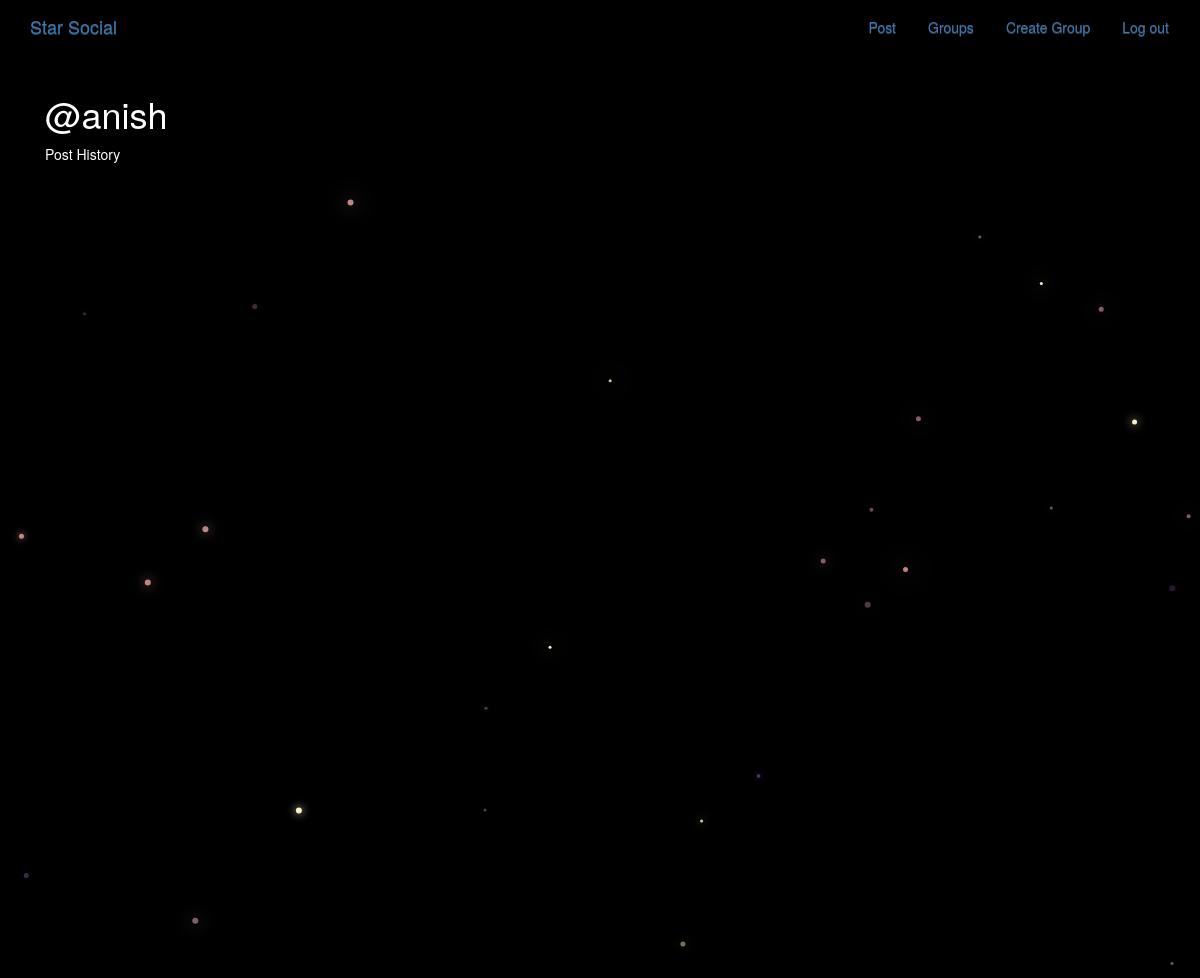
/posts/by/anish/ (signed in), run on an earlier commit of the app's database.
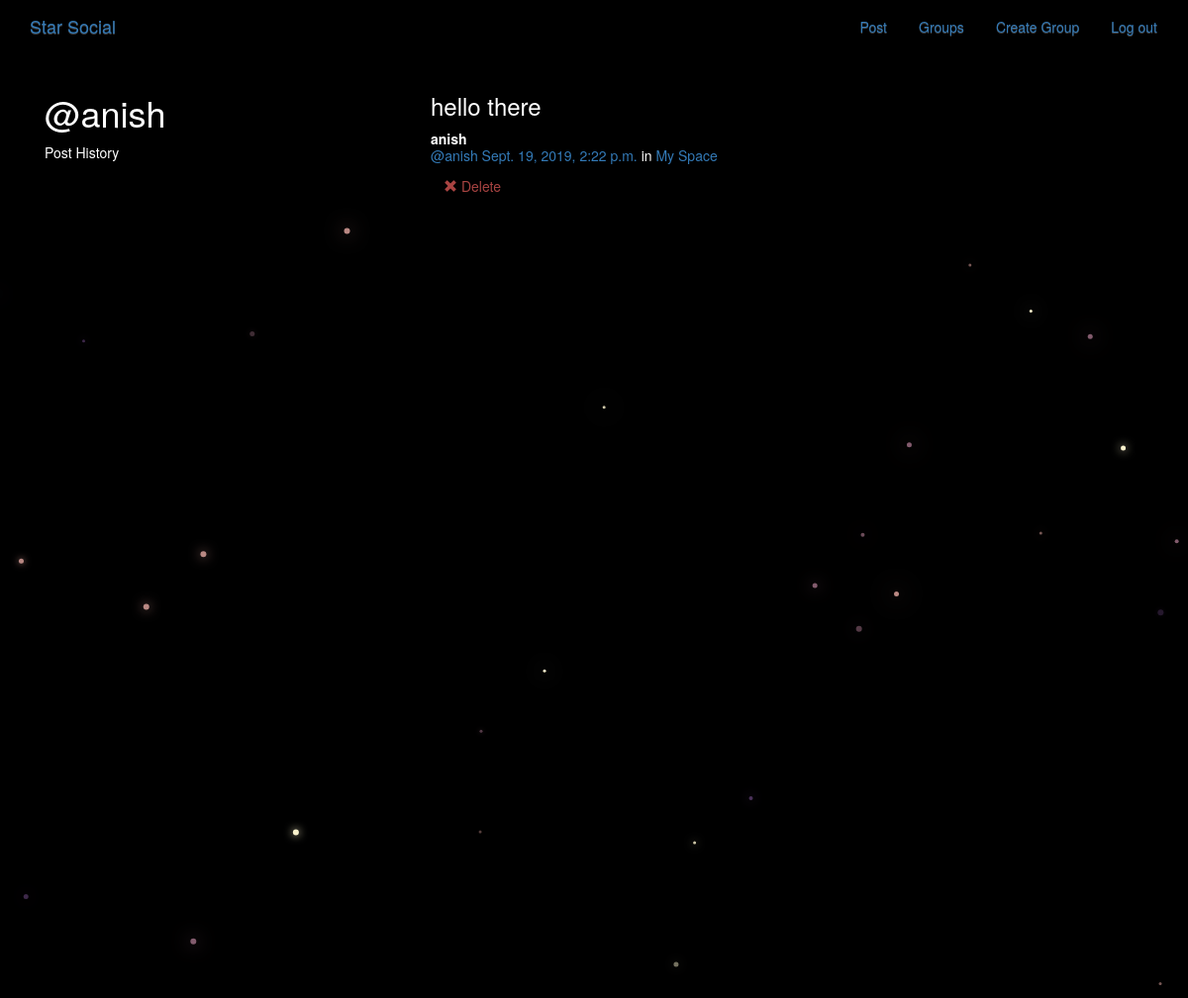
And on a later commit of the database.
### posts/models.py (models this page shows, shortened)
class Post(models.Model):
    user = models.ForeignKey(User, related_name="posts",on_delete=models.CASCADE)
    created_at = models.DateTimeField(auto_now=True)
    message = models.TextField()
    message_html = models.TextField(editable=False)
    group = models.ForeignKey(Group, related_name="posts",null=True, blank=True,on_delete=models.CASCADE)
    class Meta:
        ordering = ["-created_at"]
        unique_together = ["user", "message"]

### groups/models.py (models this page shows, shortened)
class Group(models.Model):
    name = models.CharField(max_length=255, unique=True)
    slug = models.SlugField(allow_unicode=True, unique=True)
    description = models.TextField(blank=True, default='')
    description_html = models.TextField(editable=False, default='', blank=True)
    members = models.ManyToManyField(User, through="GroupMember")
    creator = models.IntegerField()
    class Meta:
        ordering = ["name"]

### posts/views.py (the view)
# urls.py: url(r"by/(?P<username>[-\w].*)/$",views.UserPosts.as_view(),name="for_user"),
class UserPosts(generic.ListView):
    model = models.Post
    template_name = "posts/user_post_list.html"
    def get_queryset(self):
        try:
            self.post_user = User.objects.prefetch_related("posts").get(
                username__iexact=self.kwargs.get("username")
            )
        except User.DoesNotExist:
            raise Http404
        else:
            return self.post_user.posts.all()
    def get_context_data(self, **kwargs):
        context = super().get_context_data(**kwargs)
        context["post_user"] = self.post_user
        return context

### posts/templates/posts/user_post_list.html
{% extends "posts/post_base.html" %}
{% block prepost %}
    <div class="col-md-4">
        <h1>@{{ post_user.username }}</h1>
        <p>Post History</p>
    </div>
{% endblock %}
{% block post_content %}
    <div class="col-md-8">
        {% for post in post_list %}
            {% include "posts/_post.html" %}
        {% endfor %}
    </div>
{% endblock %}

### posts/templates/posts/_post.html
<div class="post media">
    <h3>{{ post.message_html|safe }}</h3>
    <div class="media-body">
        <strong>{{ post.user.username }}</strong>
        <h5 class="media-heading">
            <span class="username"><a href="{% url 'posts:for_user' username=post.user.username %}">@{{ post.user.username }}</a></span>
            <time class="time"><a href="{% url 'posts:single' username=post.user.username pk=post.pk %}">{{ post.created_at }}</a></time>
            {% if post.group %}
                <span class="group-name">in <a href="#">{{ post.group.name }}</a></span>
            {% endif %}
        </h5>
        <div class="media-footer">
            {% if user.is_authenticated and post.user == user and not hide_delete %}
                <a href="{% url 'posts:delete' pk=post.pk %}" title="delete" class="btn btn-simple">
                    <span class="glyphicon glyphicon-remove text-danger" aria-hidden="true"></span>
                    <span class="text-danger icon-label">Delete</span>
                </a>
            {% endif %}
        </div>
    </div>
</div>

What changed in the data, as far as the page shows it:
added Post: message_html "hello there", user.username "anish", created_at "Sept. 19, 2019, 2:22 p.m.", group.name "My Space", shows "Delete"
